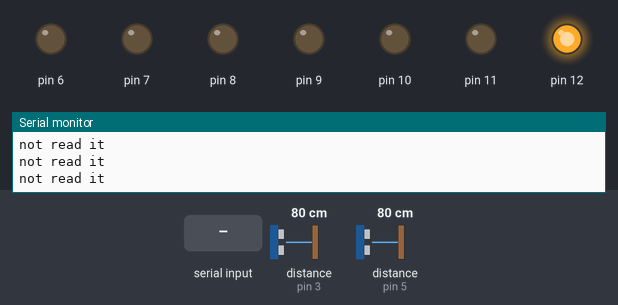
The sketch below on a simulated Arduino Uno, built with avr-gcc and run on an emulated ATmega328P. Shown: output pins drawn as LEDs (lit = HIGH), the last lines printed to the serial monitor. The test bench sets the inputs (shaded band); at power-on: distance to the obstacle (sensors on pin 3, pin 5) 80 cm.

Above: at 1.2 s.
1.3 s: "D" received over Serial
At 2.6 s:
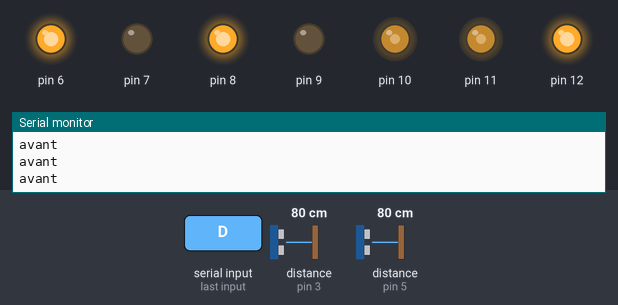
2.9 s: distance to the obstacle (sensor on pin 3) set to 55 cm
4.4 s: distance to the obstacle (sensor on pin 3) set to 47 cm
At 5.5 s:
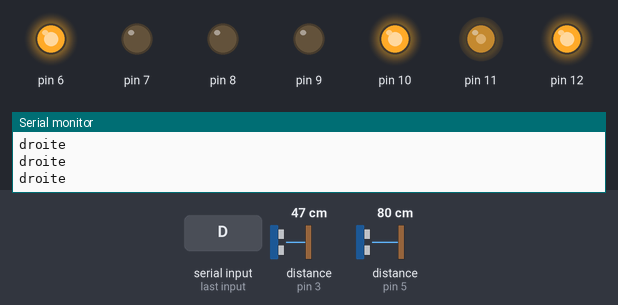
6.0 s: distance to the obstacle (sensor on pin 5) set to 52 cm
7.5 s: distance to the obstacle (sensor on pin 5) set to 46 cm
At 8.2 s:
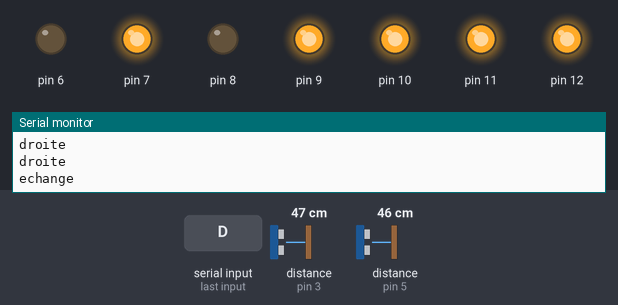
10.5 s: "S" received over Serial
At 13.2 s:
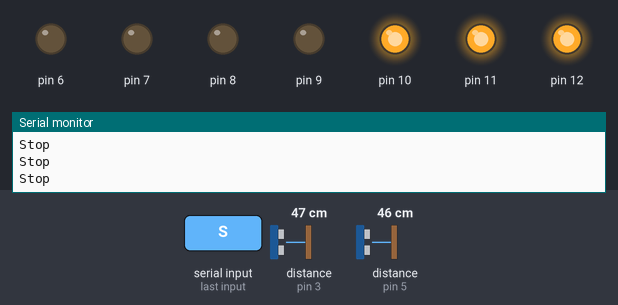
Timing chart, 0 to 14.5 s (numbered marks = the images above; inputs shaded):
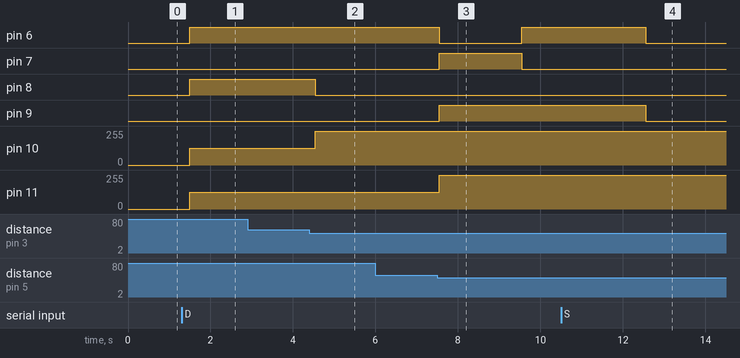

Measured:
- the behaviour switches between 50 and 49 cm on distance to the obstacle (sensor on pin 3) (found by bisection; images 1 and 2)
- the behaviour switches between 50 and 49 cm on distance to the obstacle (sensor on pin 5) (found by bisection; images 2 and 3)
- after the input at 1.3 s, pin 6, pin 8: LOW → HIGH after 0.19 s; pin 10, pin 11: 0/255 → 125/255 after 0.19 s
- after the input at 4.4 s, pin 8: HIGH → LOW after 0.14 s; pin 10: 125/255 → 255/255 after 0.14 s
- after the input at 7.5 s, pin 6: HIGH → LOW after 0.05 s, → HIGH 2.0 s later; pin 7: LOW → HIGH after 0.05 s, → LOW 2.0 s later; pin 9: LOW → HIGH after 0.05 s; pin 11: 125/255 → 255/255 after 0.05 s
- after the input at 10.5 s, pin 7: stays LOW (without the input it goes to HIGH after 2.2 s); pin 9: HIGH → LOW after 2.0 s

The sketch:

final.ino
```cpp
#include <Ultrasonic.h>
int data1 = 0, data2 = 0;
Ultrasonic ultrasonic1(2,3);
Ultrasonic ultrasonic2(4,5);
char msg = ' ';
void setup() {

  Serial.begin(9600);
  pinMode(6, OUTPUT);
  pinMode(7, OUTPUT);
  pinMode(9, OUTPUT);
  pinMode(8, OUTPUT);

  pinMode(10, OUTPUT);
  pinMode(11, OUTPUT);

  pinMode(12, OUTPUT);
  digitalWrite(12, HIGH);
}
void avant(){
  digitalWrite(8, HIGH);
  digitalWrite(9, LOW);
  analogWrite(10, 125);
  digitalWrite(6,  HIGH);
  digitalWrite(7, LOW);
  analogWrite(11, 125);

}
void arriere(){
  digitalWrite(9, HIGH);
  digitalWrite(8, LOW);
  analogWrite(10, 255);
  digitalWrite(7, HIGH);
  digitalWrite(6, LOW);
  analogWrite(11, 255);

}
void gauche(){
  digitalWrite(9, HIGH);
  digitalWrite(8, LOW);
  analogWrite(11, 255);
  digitalWrite(6, LOW);
  digitalWrite(7, LOW);
}
void droite(){
  digitalWrite(6, HIGH);
  digitalWrite(7, LOW);
  analogWrite(10, 255);
  digitalWrite(9, LOW);
  digitalWrite(8, LOW);
}
void echange(){
  digitalWrite(9, HIGH);
  digitalWrite(8, LOW);
  analogWrite(10, 255);
  digitalWrite(6, HIGH);
  digitalWrite(7, LOW);
  analogWrite(11, 255);
}
void arret(){
  digitalWrite(6, LOW);
  digitalWrite(7, LOW);
  digitalWrite(9, LOW);
  digitalWrite(8, LOW);
}

void loop(){
while (Serial.available()>0){
  msg=Serial.read();
}

if (msg == 'D'){

  data1 = ultrasonic1.Ranging(CM);
  Serial.flush();
  delay(100);

  data2 = ultrasonic2.Ranging(CM);
  Serial.flush();
  //delay(1000);

    if (data1 >= 50 && data2 >= 50) {
      Serial.println("avant");
      Serial.flush();
      avant();
    }
    else if (data1 < 50 && data2 >= 50){
      Serial.println("droite");
      Serial.flush();
      droite();
    }
    else if (data1 >= 50 && data2 < 50){
      Serial.println("gauche");
      Serial.flush();
      gauche();
    }
    else if (data1 < 50 && data2 < 50){
      Serial.println("echange");
      arriere();
      delay(2000);
      echange();
      delay(3000);
      Serial.flush();
    }
    else {
      arret();
    }


}
else if (msg == 'S'){
  arret();
  Serial.println("Stop");
}
else{
  arret();
  Serial.println("not read it");
}

}
```
